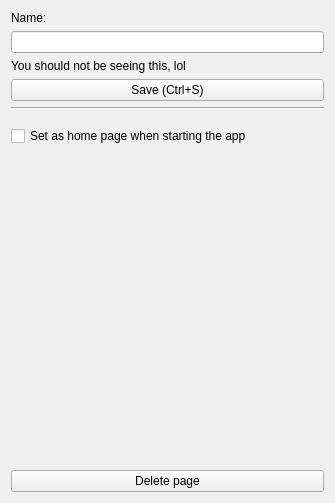
<?xml version="1.0" encoding="UTF-8"?>
<ui version="4.0">
 <class>MapPagePropertiesWidget</class>
 <widget class="QWidget" name="MapPagePropertiesWidget">
  <property name="geometry">
   <rect>
    <x>0</x>
    <y>0</y>
    <width>335</width>
    <height>503</height>
   </rect>
  </property>
  <property name="windowTitle">
   <string>Form</string>
  </property>
  <layout class="QVBoxLayout" name="verticalLayout">
   <item>
    <widget class="QLabel" name="label">
     <property name="text">
      <string>Name:</string>
     </property>
    </widget>
   </item>
   <item>
    <widget class="QLineEdit" name="nameLineEdit"/>
   </item>
   <item>
    <widget class="QLabel" name="nameWarningLabel">
     <property name="text">
      <string>You should not be seeing this, lol</string>
     </property>
    </widget>
   </item>
   <item>
    <widget class="QPushButton" name="saveButton">
     <property name="text">
      <string>Save (Ctrl+S)</string>
     </property>
     <property name="shortcut">
      <string>Ctrl+S</string>
     </property>
    </widget>
   </item>
   <item>
    <widget class="Line" name="line">
     <property name="orientation">
      <enum>Qt::Horizontal</enum>
     </property>
    </widget>
   </item>
   <item>
    <layout class="QHBoxLayout" name="horizontalLayout_2">
     <property name="topMargin">
      <number>10</number>
     </property>
     <item>
      <widget class="QCheckBox" name="setAsHomePageCheckBox">
       <property name="text">
        <string>Set as home page when starting the app</string>
       </property>
      </widget>
     </item>
    </layout>
   </item>
   <item>
    <spacer name="verticalSpacer">
     <property name="orientation">
      <enum>Qt::Vertical</enum>
     </property>
     <property name="sizeHint" stdset="0">
      <size>
       <width>20</width>
       <height>274</height>
      </size>
     </property>
    </spacer>
   </item>
   <item>
    <widget class="QPushButton" name="deleteButton">
     <property name="text">
      <string>Delete page</string>
     </property>
    </widget>
   </item>
  </layout>
 </widget>
 <resources/>
 <connections/>
</ui>
